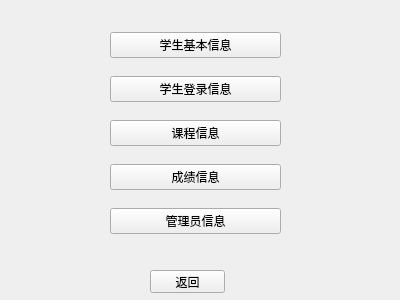
<?xml version="1.0" encoding="UTF-8"?>
<ui version="4.0">
 <class>server</class>
 <widget class="QWidget" name="server">
  <property name="geometry">
   <rect>
    <x>0</x>
    <y>0</y>
    <width>400</width>
    <height>300</height>
   </rect>
  </property>
  <property name="windowTitle">
   <string>server</string>
  </property>
  <widget class="QPushButton" name="pushButton_back">
   <property name="geometry">
    <rect>
     <x>150</x>
     <y>270</y>
     <width>75</width>
     <height>23</height>
    </rect>
   </property>
   <property name="text">
    <string>返回</string>
   </property>
  </widget>
  <widget class="QWidget" name="">
   <property name="geometry">
    <rect>
     <x>110</x>
     <y>20</y>
     <width>171</width>
     <height>231</height>
    </rect>
   </property>
   <layout class="QVBoxLayout" name="verticalLayout">
    <item>
     <widget class="QPushButton" name="pushButton_basic_info">
      <property name="text">
       <string>学生基本信息</string>
      </property>
     </widget>
    </item>
    <item>
     <widget class="QPushButton" name="pushButton_login_info">
      <property name="text">
       <string>学生登录信息</string>
      </property>
     </widget>
    </item>
    <item>
     <widget class="QPushButton" name="pushButton_course">
      <property name="text">
       <string>课程信息</string>
      </property>
     </widget>
    </item>
    <item>
     <widget class="QPushButton" name="pushButton_score_info">
      <property name="text">
       <string>成绩信息</string>
      </property>
     </widget>
    </item>
    <item>
     <widget class="QPushButton" name="pushButton_manager_info">
      <property name="text">
       <string>管理员信息</string>
      </property>
     </widget>
    </item>
   </layout>
  </widget>
 </widget>
 <resources/>
 <connections/>
</ui>
